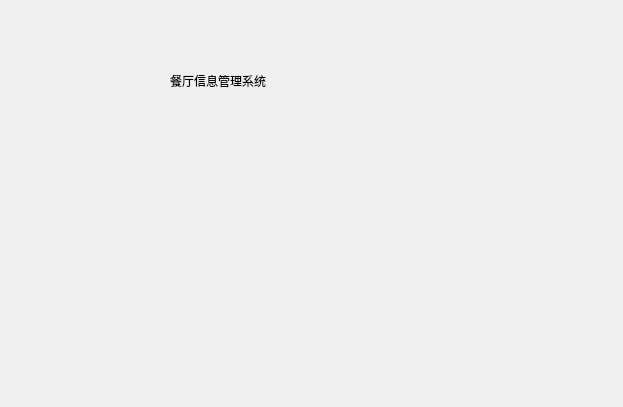
<?xml version="1.0" encoding="UTF-8"?>
<ui version="4.0">
 <class>AdminDialog</class>
 <widget class="QDialog" name="AdminDialog">
  <property name="geometry">
   <rect>
    <x>0</x>
    <y>0</y>
    <width>623</width>
    <height>407</height>
   </rect>
  </property>
  <property name="windowTitle">
   <string>Dialog</string>
  </property>
  <widget class="QPushButton" name="menuBtn">
   <property name="geometry">
    <rect>
     <x>40</x>
     <y>150</y>
     <width>150</width>
     <height>150</height>
    </rect>
   </property>
   <property name="focusPolicy">
    <enum>Qt::StrongFocus</enum>
   </property>
   <property name="styleSheet">
    <string notr="true">    QPushButton{
    color: white;
    font: bold 10pt;
    border:none;
    min-height: 24px;
    min-width: 60px;
    background-color:rgba(255,255,255,0);
    background-image :url(:/images/menu1.png) 
    
}
QPushButton:hover
{
    color: white;
    font: bold 10pt;
    border:none;
    min-height: 24px;
    min-width: 60px;
    background-color:rgba(255,255,255,0);
    background-image :url(:/images/menu_2.png) 
} 

QPushButton:pressed
{
    color: white;
    font: bold 10pt;
    border:none;
    min-height: 24px;
    min-width: 60px;
    background-color:rgba(255,255,255,0);
   background-image :url(:/images/menu_2.png) 
} </string>
   </property>
   <property name="text">
    <string/>
   </property>
   <property name="shortcut">
    <string>Ctrl+A</string>
   </property>
  </widget>
  <widget class="QPushButton" name="userBtn">
   <property name="geometry">
    <rect>
     <x>240</x>
     <y>150</y>
     <width>145</width>
     <height>145</height>
    </rect>
   </property>
   <property name="styleSheet">
    <string notr="true">    QPushButton{
    color: white;
    font: bold 10pt;
    border:none;
    min-height: 24px;
    min-width: 60px;
    background-color:rgba(255,255,255,0);
    background-image :url(:/images/join.png) 
    
}
QPushButton:hover
{
    color: white;
    font: bold 10pt;
    border:none;
    min-height: 24px;
    min-width: 60px;
    background-color:rgba(255,255,255,0);
    background-image :url(:/images/join_2.png) 
} 

QPushButton:pressed
{
    color: white;
    font: bold 10pt;
    border:none;
    min-height: 24px;
    min-width: 60px;
    background-color:rgba(255,255,255,0);
   background-image :url(:/images/join_2.png) 
} </string>
   </property>
   <property name="text">
    <string/>
   </property>
   <property name="shortcut">
    <string>Ctrl+S</string>
   </property>
  </widget>
  <widget class="QPushButton" name="staffBtn">
   <property name="geometry">
    <rect>
     <x>440</x>
     <y>140</y>
     <width>151</width>
     <height>151</height>
    </rect>
   </property>
   <property name="styleSheet">
    <string notr="true">    QPushButton{
    color: white;
    font: bold 10pt;
    border:none;
    min-height: 24px;
    min-width: 60px;
    background-color:rgba(255,255,255,0);
    background-image :url(:/images/staff1.png)  
}
QPushButton:hover
{
    color: white;
    font: bold 10pt;
    border:none;
    min-height: 24px;
    min-width: 60px;
    background-color:rgba(255,255,255,0);
    background-image :url(:/images/staff.png) 
} </string>
   </property>
   <property name="text">
    <string/>
   </property>
  </widget>
  <widget class="QLabel" name="label_3">
   <property name="geometry">
    <rect>
     <x>170</x>
     <y>30</y>
     <width>441</width>
     <height>101</height>
    </rect>
   </property>
   <property name="styleSheet">
    <string notr="true">font: 35pt &quot;微软雅黑&quot;;</string>
   </property>
   <property name="text">
    <string>餐厅信息管理系统</string>
   </property>
  </widget>
 </widget>
 <resources/>
 <connections/>
</ui>
